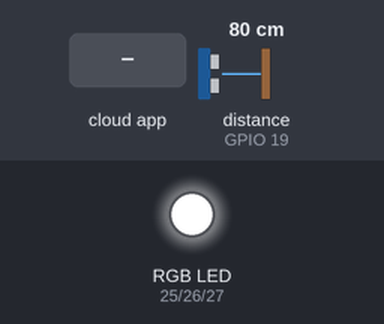
Recording of a sketch running on a simulated ESP32. On the bench: an RGB LED mixed from three pins (HIGH = lit). The test bench sets the inputs (shaded band); at power-on: distance to the obstacle (sensor on GPIO 19) 80 cm. The echo pulse lasts 58.3 µs per cm; WiFi joins after 1.5 s; servers stay silent unless stated; no MQTT or app messages arrive unless stated; pins used as bus, display or sensor lines are not drawn; what the sketch prints to the serial monitor is not drawn.

Above: at 2.7 s.
2.8 s: the phone or cloud app sets boton-led to OFF
At 3.3 s:
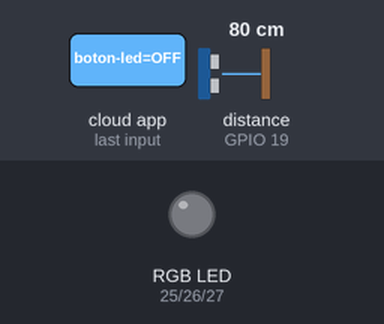
4.3 s: the phone or cloud app sets boton-led to ON
At 6.5 s:
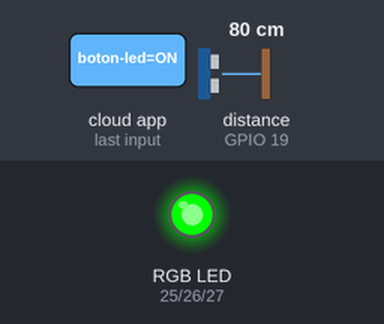
6.8 s: distance to the obstacle (sensor on GPIO 19) set to 33 cm
10.8 s: distance to the obstacle (sensor on GPIO 19) set to 27 cm
12.3 s: distance to the obstacle (sensor on GPIO 19) set to 12 cm
At 15.7 s:
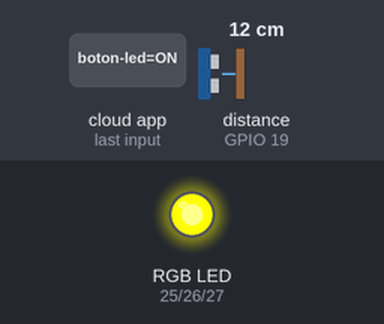
16.3 s: distance to the obstacle (sensor on GPIO 19) set to 9 cm
At 20.8 s:
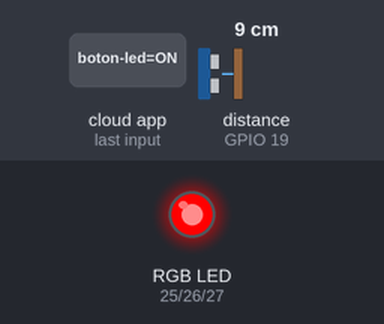
Timing chart, 0 to 21.9 s (numbered marks = the images above; inputs shaded):
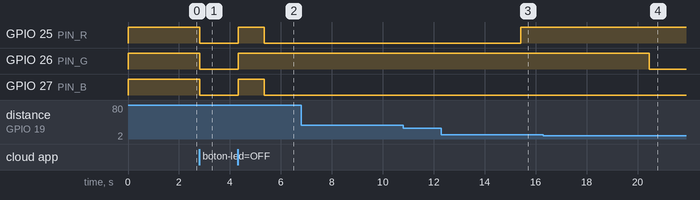

The sketch:

Prueba_RGB.ino
```cpp
#include <WiFi.h>
#include <string.h>
#include "Adafruit_MQTT.h"
#include "Adafruit_MQTT_Client.h"

// ---------------- WIFI ----------------
#define WLAN_SSID "Coco"
#define WLAN_PASS "44444444"

// ------------ ADAFRUIT IO -------------
#define AIO_SERVER     "io.adafruit.com"
#define AIO_SERVERPORT 1883
#define AIO_USERNAME   "kellyort5"
#define AIO_KEY        ""

// ---------------- PINES --------------
#define TRIG_PIN 18
#define ECHO_PIN 19
#define PIN_R 25
#define PIN_G 26
#define PIN_B 27

// --------------- AJUSTES -------------
#define RGB_ANODO_COMUN false
#define PWM_FREQ 5000
#define PWM_RES 8

#define INTERVALO_PUBLICAR_MS 5000
#define DIST_CERCA_CM 10
#define DIST_MEDIA_CM 30

// ---------- CLIENTE Y FEEDS -----------
WiFiClient client;

Adafruit_MQTT_Client mqtt(
  &client,
  AIO_SERVER,
  AIO_SERVERPORT,
  AIO_USERNAME,
  AIO_KEY
);

Adafruit_MQTT_Publish feedDistancia(&mqtt, AIO_USERNAME "/feeds/distancia");
Adafruit_MQTT_Subscribe feedBoton(&mqtt,AIO_USERNAME "/feeds/boton-led");

// ------------- VARIABLES ------------
float ultimaDistancia = -1;
bool ledEncendido = true;

unsigned long ultimoPublicar = 0;
unsigned long ultimoPing = 0;

// ------------- FUNCIONES ------------
void conectarWiFi();
void conectarMQTT();
float leerDistanciaCm();
float distanciaPromedio(int muestras);
void escribirRGB(uint8_t r, uint8_t g, uint8_t b);
void actualizarLED();

// ---------------- SETUP --------------
void setup() {
  Serial.begin(115200);
  delay(10);

  pinMode(TRIG_PIN, OUTPUT);
  pinMode(ECHO_PIN, INPUT);

  ledcAttach(PIN_R, PWM_FREQ, PWM_RES);
  ledcAttach(PIN_G, PWM_FREQ, PWM_RES);
  ledcAttach(PIN_B, PWM_FREQ, PWM_RES);

  actualizarLED();

  mqtt.subscribe(&feedBoton);

  conectarWiFi();
}

// ---------------- LOOP ---------------
void loop() {
  conectarMQTT();

  // Recibir mensajes del Toggle
  Adafruit_MQTT_Subscribe *sub;

  while ((sub = mqtt.readSubscription(200))) {
    if (sub == &feedBoton) {
      const char *msg = (const char *)feedBoton.lastread;

      if (strcmp(msg, "ON") == 0) {
        ledEncendido = true;
      } else if (strcmp(msg, "OFF") == 0) {
        ledEncendido = false;
      }

      Serial.print("boton-led: ");
      Serial.println(msg);

      actualizarLED();
    }
  }

  // Medir y publicar cada 5 segundos
  if (millis() - ultimoPublicar >= INTERVALO_PUBLICAR_MS) {
    ultimoPublicar = millis();

    float d = distanciaPromedio(5);

    if (d > 0) {
      ultimaDistancia = d;

      Serial.print("Distancia: ");
      Serial.print(d, 1);
      Serial.println(" cm");

      if (!feedDistancia.publish(d)) {
        Serial.println("Error al publicar la distancia");
      }
    } else {
      ultimaDistancia = -1;
      Serial.println("Lectura fuera de rango o sin eco");
    }

    actualizarLED();
  }

  // Mantener viva la conexión MQTT
  if (millis() - ultimoPing >= 30000) {
    ultimoPing = millis();

    if (!mqtt.ping()) {
      mqtt.disconnect();
    }
  }
}

// ------------ ULTRASONICO ------------
float leerDistanciaCm() {
  digitalWrite(TRIG_PIN, LOW);
  delayMicroseconds(2);

  digitalWrite(TRIG_PIN, HIGH);
  delayMicroseconds(10);

  digitalWrite(TRIG_PIN, LOW);

  long duracion = pulseIn(ECHO_PIN, HIGH, 30000);

  if (duracion == 0) {
    return -1;
  }

  float distancia = (0.0343 * duracion) / 2;

  if (distancia < 2 || distancia > 100) {
    return -1;
  }

  return distancia;
}

float distanciaPromedio(int muestras) {
  float suma = 0;
  int validas = 0;

  for (int i = 0; i < muestras; i++) {
    float d = leerDistanciaCm();

    if (d > 0) {
      suma += d;
      validas++;
    }

    delay(40);
  }

  return (validas > 0) ? suma / validas : -1;
}

// --------------- RGB -----------------
void escribirRGB(uint8_t r, uint8_t g, uint8_t b) {
  if (RGB_ANODO_COMUN) {
    r = 255 - r;
    g = 255 - g;
    b = 255 - b;
  }

  ledcWrite(PIN_R, r);
  ledcWrite(PIN_G, g);
  ledcWrite(PIN_B, b);
}

void actualizarLED() {
  // El Toggle tiene prioridad
  if (!ledEncendido) {
    escribirRGB(0, 0, 0);
    return;
  }

  // Blanco cuando no hay lectura válida
  if (ultimaDistancia <= 0) {
    escribirRGB(255, 255, 255);
    return;
  }

  if (ultimaDistancia <= DIST_CERCA_CM) {
    escribirRGB(255, 0, 0);
  } else if (ultimaDistancia <= DIST_MEDIA_CM) {
    escribirRGB(255, 255, 0);
  } else {
    escribirRGB(0, 255, 0);
  }
}

// ------------ CONEXIONES -------------
void conectarWiFi() {
  Serial.print("Conectando a ");
  Serial.println(WLAN_SSID);

  WiFi.begin(WLAN_SSID, WLAN_PASS);

  while (WiFi.status() != WL_CONNECTED) {
    delay(500);
    Serial.print(".");
  }

  Serial.println();
  Serial.print("WiFi conectado. IP: ");
  Serial.println(WiFi.localIP());
}

void conectarMQTT() {
  if (mqtt.connected()) {
    return;
  }

  Serial.print("Conectando a Adafruit IO... ");

  int8_t ret;
  uint8_t intentos = 3;

  while ((ret = mqtt.connect()) != 0) {
    Serial.println(mqtt.connectErrorString(ret));
    Serial.println("Reintentando en 5 segundos...");

    mqtt.disconnect();
    delay(5000);

    if (--intentos == 0) {
      Serial.println("Reiniciando el ESP32...");
      ESP.restart();
    }
  }

  Serial.println("¡Conectado a Adafruit IO!");
}
```

Measured:
- the behaviour switches between 11 and 10 cm on distance to the obstacle (sensor on GPIO 19) (found by bisection; images 3 and 4)
- after the input at 2.8 s, GPIO 25 (PIN_R), GPIO 26 (PIN_G), GPIO 27 (PIN_B): HIGH → LOW at once
- after the input at 4.3 s, GPIO 25 (PIN_R), GPIO 27 (PIN_B): LOW → HIGH at once, → LOW 1.0 s later; GPIO 26 (PIN_G): LOW → HIGH at once
- after the input at 6.8 s, every drawn part: stays the same
- after the input at 10.8 s, every drawn part: stays the same
- after the input at 16.3 s, GPIO 26 (PIN_G): HIGH → LOW after 4.2 s
